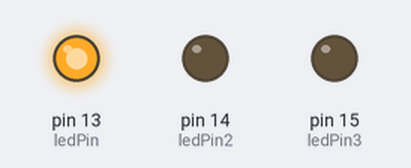
This sketch was run on a simulated Arduino Uno, built with avr-gcc and run on an emulated ATmega328P. On the bench: output pins drawn as LEDs (lit = HIGH).

Above: at 0.5 s.
At 2.5 s:
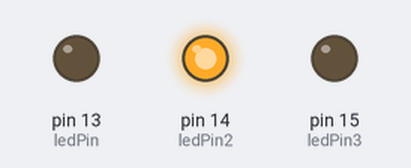
At 4.5 s:
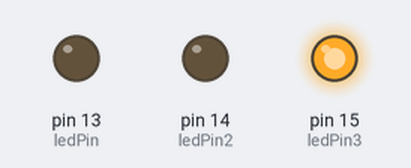
At 5.5 s:
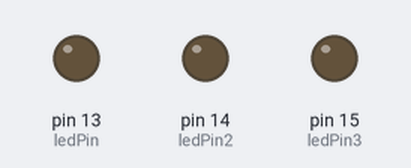
Timing chart, 0 to 7.8 s (numbered marks = the images above):
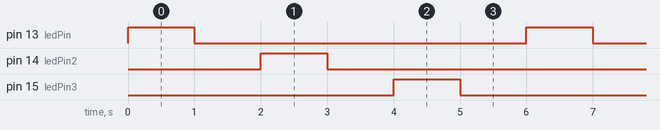

The sketch:

practica_cas_3_leds.ino
```cpp
int ledPin = 13;
int ledPin2= 14;
int ledPin3=15;              // LED en el pin digital 13

void setup()     // configura el pin de salida
{
   pinMode(ledPin, OUTPUT);
   pinMode(ledPin2, OUTPUT);
   pinMode(ledPin3, OUTPUT);// configura el pin 13 como salida
}

void loop()     // inicia el bucle del programa
{
   digitalWrite(ledPin, HIGH); // activa el LED
   delay(1000); // espera 1 segundo
   digitalWrite(ledPin, LOW); // desactiva el LED
   delay(1000); // espera 1 segundo
   digitalWrite(ledPin2, HIGH); // activa el LED
   delay(1000); // espera 1 segundo
   digitalWrite(ledPin2, LOW); // desactiva el LED
   delay(1000); // espera 1 segundo
   digitalWrite(ledPin3, HIGH); // activa el LED
   delay(1000); // espera 1 segundo
   digitalWrite(ledPin3, LOW); // desactiva el LED
   delay(1000); // espera 1 segundo

}
```

Measured:
- by itself, pin 13 (ledPin), pin 14 (ledPin2), pin 15 (ledPin3): alternates HIGH for 1.0 s and LOW for 5.0 s
- by itself, everything shown: repeats every 6.0 s, in 6 steps
